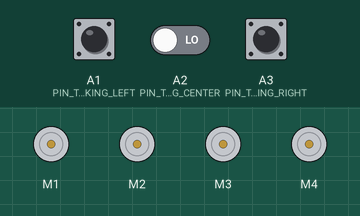
Simulated run of this sketch. Board: Arduino Uno, built with avr-gcc and run on an emulated ATmega328P. Parts: 4 × DC motor (green arrow = forward, orange = backward, longer = faster). The inputs (shaded band) are chosen by the test bench; at power-on: A1 (PIN_TRACKING_LEFT) LOW, A2 (PIN_TRACKING_CENTER) LOW, A3 (PIN_TRACKING_RIGHT) LOW.

Above: at 1.2 s.
1.3 s: A1 (PIN_TRACKING_LEFT) pulled HIGH for 0.15 s
At 1.37 s:
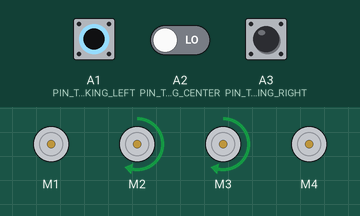
2.9 s: A2 (PIN_TRACKING_CENTER) driven HIGH
At 3.8 s:
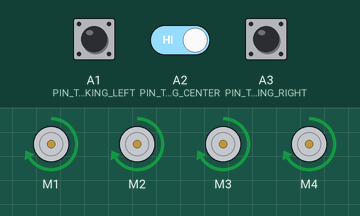
4.4 s: A3 (PIN_TRACKING_RIGHT) pulled HIGH for 0.15 s
At 4.47 s:
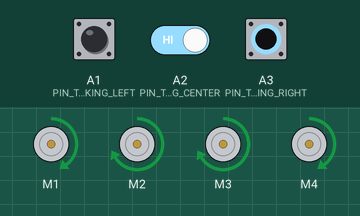
6.0 s: A3 (PIN_TRACKING_RIGHT) pulled HIGH for 3.2 s
At 9.8 s:
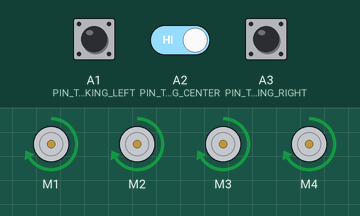
10.7 s: A1 (PIN_TRACKING_LEFT) pulled HIGH for 3.2 s
At 11.0 s:
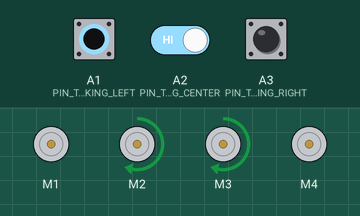
15.4 s: A2 (PIN_TRACKING_CENTER) driven LOW and A3 (PIN_TRACKING_RIGHT) driven HIGH
At 15.7 s:
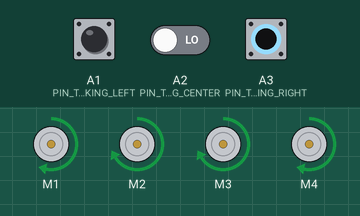
Timing chart, 0 to 17.9 s (numbered marks = the images above; inputs shaded):
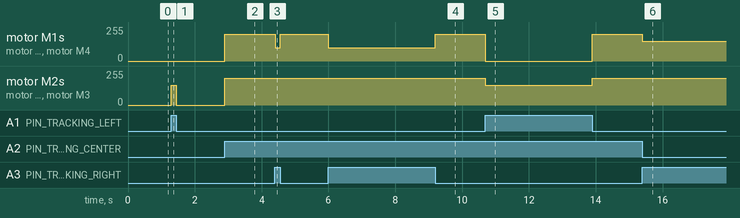

The sketch:

05.2_Line_Tracking_Car.ino
```cpp
/**********************************************************************
* Filename    : Line_Tracking_Car.ino
* Product     : Cokoino 4WD Car Chassis Kit
* Description : Line Tracking Car.
* Auther      : www.cokoino.com
* Modification: 2022/07/05
**********************************************************************/
#include <AFMotor.h>
 AF_DCMotor motor1(1);//define motor1
 AF_DCMotor motor2(2);//define motor2
 AF_DCMotor motor3(3);//define motor3
 AF_DCMotor motor4(4);//define motor4
#define PIN_TRACKING_LEFT A1
#define PIN_TRACKING_CENTER A2
#define PIN_TRACKING_RIGHT  A3

void setup() {
  pinsSetup(); //set up pins
  getTrackingSensorVal();//Calculate Voltage speed Compensation
}

void loop() {
  u8 trackingSensorVal = 0;
  trackingSensorVal = getTrackingSensorVal(); //get sensor value

  switch (trackingSensorVal)
  {
    case 0:   //000//car run stop
      motor1.run(RELEASE);// motor1 stop run
      motor2.run(RELEASE);
      motor3.run(RELEASE);
      motor4.run(RELEASE);
      break;
    case 7:   //111/car move forward
      motor1.setSpeed(200);//setup the speed of motor1
      motor2.setSpeed(200);//setup the speed of motor2
      motor3.setSpeed(200);//setup the speed of motor3
      motor4.setSpeed(200);//setup the speed of motor4
      motor1.run(FORWARD);// motor1 run FORWARD
      motor2.run(FORWARD);
      motor3.run(FORWARD);
      motor4.run(FORWARD);
      break;
    case 1:   //001//car turn
      motor1.setSpeed(150);//setup the speed of motor2
      motor4.setSpeed(150);//setup the speed of motor3
      motor1.run(FORWARD);//motor1 run forward
      motor4.run(FORWARD);
      break;
    case 3:   //011//car turn right
      motor1.setSpeed(100);//setup the speed of motor2
      motor4.setSpeed(100);//setup the speed of motor3
      motor1.run(FORWARD);//motor1 run forward
      motor4.run(FORWARD);
      break;
    case 2:   //010
    case 5:   //101//car move forward
      motor1.setSpeed(200);//setup the speed of motor1
      motor2.setSpeed(200);//setup the speed of motor2
      motor3.setSpeed(200);//setup the speed of motor3
      motor4.setSpeed(200);//setup the speed of motor4
      motor1.run(FORWARD);// motor1 run FORWARD
      motor2.run(FORWARD);
      motor3.run(FORWARD);
      motor4.run(FORWARD);
      break;
    case 6:   //110//car turn left
       motor1.run(RELEASE);// motor1 stop run
       motor4.run(RELEASE);
       motor2.setSpeed(150);//setup the speed of motor2
       motor3.setSpeed(150);//setup the speed of motor3
       motor2.run(FORWARD);// motor2 run FORWARD
       motor3.run(FORWARD);
      break;
    case 4:   //100 //car turn right
       motor1.run(RELEASE);
       motor4.run(RELEASE);
       motor2.setSpeed(150);//setup the speed of motor2
       motor3.setSpeed(150);//setup the speed of motor3
       motor2.run(FORWARD);// motor2 run FORWARD
       motor3.run(FORWARD);
      break;
    default:
      break;
  }
}


//when black line on one side is detected, the value of the side will be 0, or the value is 1
u8 getTrackingSensorVal() {
  u8 trackingSensorVal = 0;
  trackingSensorVal = (digitalRead(PIN_TRACKING_LEFT) == 1 ? 1 : 0) << 2 | (digitalRead(PIN_TRACKING_CENTER) == 1 ? 1 : 0) << 1 | (digitalRead(PIN_TRACKING_RIGHT) == 1 ? 1 : 0) << 0;
  return trackingSensorVal;
}

void pinsSetup() {
  //define tracking sensor pin
  pinMode(PIN_TRACKING_LEFT, INPUT);
  pinMode(PIN_TRACKING_RIGHT, INPUT);
  pinMode(PIN_TRACKING_CENTER, INPUT);
}
```

Measured:
- after the input at 1.3 s, motor M2, motor M3: stopped → forward 150/255 at once, → stopped 0.15 s later
- after the input at 2.9 s, motor M1–4: stopped → forward 200/255 at once
- after the input at 4.4 s, motor M1, motor M4: forward 200/255 → forward 100/255 at once, → forward 200/255 0.15 s later
- after the input at 6.0 s, motor M1, motor M4: forward 200/255 → forward 100/255 at once, → forward 200/255 3.2 s later
- after the input at 10.7 s, motor M1, motor M4: forward 200/255 → stopped at once, → forward 200/255 3.2 s later; motor M2, motor M3: forward 200/255 → forward 150/255 at once, → forward 200/255 3.2 s later
- after the input at 15.4 s, motor M1, motor M4: forward 200/255 → forward 150/255 at once
